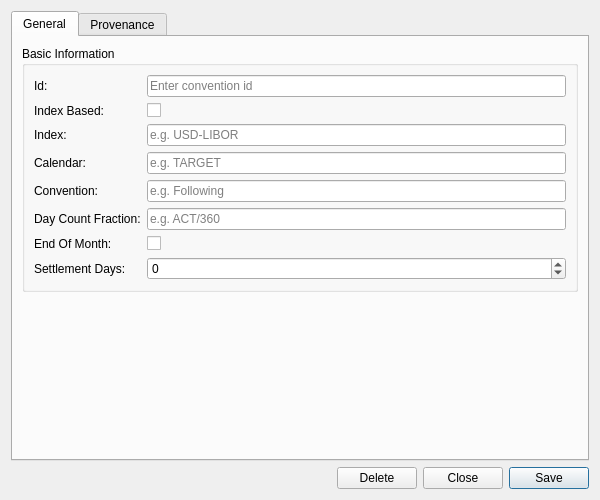
<?xml version="1.0" encoding="UTF-8"?>
<ui version="4.0">
 <class>DepositConventionDetailDialog</class>
 <widget class="QWidget" name="DepositConventionDetailDialog">
  <property name="geometry">
   <rect>
    <x>0</x>
    <y>0</y>
    <width>600</width>
    <height>500</height>
   </rect>
  </property>
  <property name="sizePolicy">
   <sizepolicy hsizetype="Preferred" vsizetype="Preferred">
    <horstretch>0</horstretch>
    <verstretch>0</verstretch>
   </sizepolicy>
  </property>
  <property name="minimumSize">
   <size>
    <width>600</width>
    <height>500</height>
   </size>
  </property>
  <property name="windowTitle">
   <string>Deposit Convention Details</string>
  </property>
  <layout class="QVBoxLayout" name="verticalLayout">
   <item>
    <widget class="QTabWidget" name="tabWidget">
     <property name="currentIndex"><number>0</number></property>
     <widget class="QWidget" name="generalTab">
      <attribute name="title"><string>General</string></attribute>
      <layout class="QVBoxLayout" name="generalLayout">
       <item>
        <widget class="QGroupBox" name="basicInfoGroup">
         <property name="title">
          <string>Basic Information</string>
         </property>
         <layout class="QFormLayout" name="formLayout">
          <item row="0" column="0">
           <widget class="QLabel" name="labelId">
            <property name="text">
             <string>Id:</string>
            </property>
           </widget>
          </item>
          <item row="0" column="1">
           <widget class="QLineEdit" name="idEdit">
            <property name="placeholderText">
             <string>Enter convention id</string>
            </property>
            <property name="readOnly">
             <bool>true</bool>
            </property>
           </widget>
          </item>
          <item row="1" column="0">
           <widget class="QLabel" name="labelIndexBased">
            <property name="text">
             <string>Index Based:</string>
            </property>
           </widget>
          </item>
          <item row="1" column="1">
           <widget class="QCheckBox" name="indexBasedEdit">
            <property name="text">
             <string/>
            </property>
           </widget>
          </item>
          <item row="2" column="0">
           <widget class="QLabel" name="labelIndex">
            <property name="text">
             <string>Index:</string>
            </property>
           </widget>
          </item>
          <item row="2" column="1">
           <widget class="QLineEdit" name="indexEdit">
            <property name="placeholderText">
             <string>e.g. USD-LIBOR</string>
            </property>
           </widget>
          </item>
          <item row="3" column="0">
           <widget class="QLabel" name="labelCalendar">
            <property name="text">
             <string>Calendar:</string>
            </property>
           </widget>
          </item>
          <item row="3" column="1">
           <widget class="QLineEdit" name="calendarEdit">
            <property name="placeholderText">
             <string>e.g. TARGET</string>
            </property>
           </widget>
          </item>
          <item row="4" column="0">
           <widget class="QLabel" name="labelConvention">
            <property name="text">
             <string>Convention:</string>
            </property>
           </widget>
          </item>
          <item row="4" column="1">
           <widget class="QLineEdit" name="conventionEdit">
            <property name="placeholderText">
             <string>e.g. Following</string>
            </property>
           </widget>
          </item>
          <item row="5" column="0">
           <widget class="QLabel" name="labelDayCountFraction">
            <property name="text">
             <string>Day Count Fraction:</string>
            </property>
           </widget>
          </item>
          <item row="5" column="1">
           <widget class="QLineEdit" name="dayCountFractionEdit">
            <property name="placeholderText">
             <string>e.g. ACT/360</string>
            </property>
           </widget>
          </item>
          <item row="6" column="0">
           <widget class="QLabel" name="labelEndOfMonth">
            <property name="text">
             <string>End Of Month:</string>
            </property>
           </widget>
          </item>
          <item row="6" column="1">
           <widget class="QCheckBox" name="endOfMonthEdit">
            <property name="text">
             <string/>
            </property>
            <property name="tristate">
             <bool>true</bool>
            </property>
           </widget>
          </item>
          <item row="7" column="0">
           <widget class="QLabel" name="labelSettlementDays">
            <property name="text">
             <string>Settlement Days:</string>
            </property>
           </widget>
          </item>
          <item row="7" column="1">
           <widget class="QSpinBox" name="settlementDaysEdit">
            <property name="minimum">
             <number>-1</number>
            </property>
            <property name="maximum">
             <number>9999</number>
            </property>
            <property name="specialValueText">
             <string>(unset)</string>
            </property>
           </widget>
          </item>
         </layout>
        </widget>
       </item>
       <item>
        <spacer name="verticalSpacer">
         <property name="orientation">
          <enum>Qt::Vertical</enum>
         </property>
         <property name="sizeHint" stdset="0">
          <size>
           <width>20</width>
           <height>40</height>
          </size>
         </property>
        </spacer>
       </item>
      </layout>
     </widget>
     <widget class="QWidget" name="provenanceTab">
      <attribute name="title"><string>Provenance</string></attribute>
      <layout class="QVBoxLayout" name="provenanceTabLayout">
       <item>
        <widget class="ores::qt::ProvenanceWidget" name="provenanceWidget" native="true"/>
       </item>
      </layout>
     </widget>
    </widget>
   </item>
   <item>
    <layout class="QHBoxLayout" name="buttonLayout">
     <item>
      <spacer name="horizontalSpacer">
       <property name="orientation">
        <enum>Qt::Horizontal</enum>
       </property>
       <property name="sizeHint" stdset="0">
        <size>
         <width>40</width>
         <height>20</height>
        </size>
       </property>
      </spacer>
     </item>
     <item>
      <widget class="QPushButton" name="deleteButton">
       <property name="text">
        <string>Delete</string>
       </property>
      </widget>
     </item>
     <item>
      <widget class="QPushButton" name="closeButton">
       <property name="text">
        <string>Close</string>
       </property>
      </widget>
     </item>
     <item>
      <widget class="QPushButton" name="saveButton">
       <property name="text">
        <string>Save</string>
       </property>
       <property name="default">
        <bool>true</bool>
       </property>
      </widget>
     </item>
    </layout>
   </item>
  </layout>
 </widget>
 <customwidgets>
  <customwidget>
   <class>ores::qt::ProvenanceWidget</class>
   <extends>QWidget</extends>
   <header>ores.qt/ProvenanceWidget.hpp</header>
  </customwidget>
 </customwidgets>
 <resources/>
 <connections/>
</ui>
